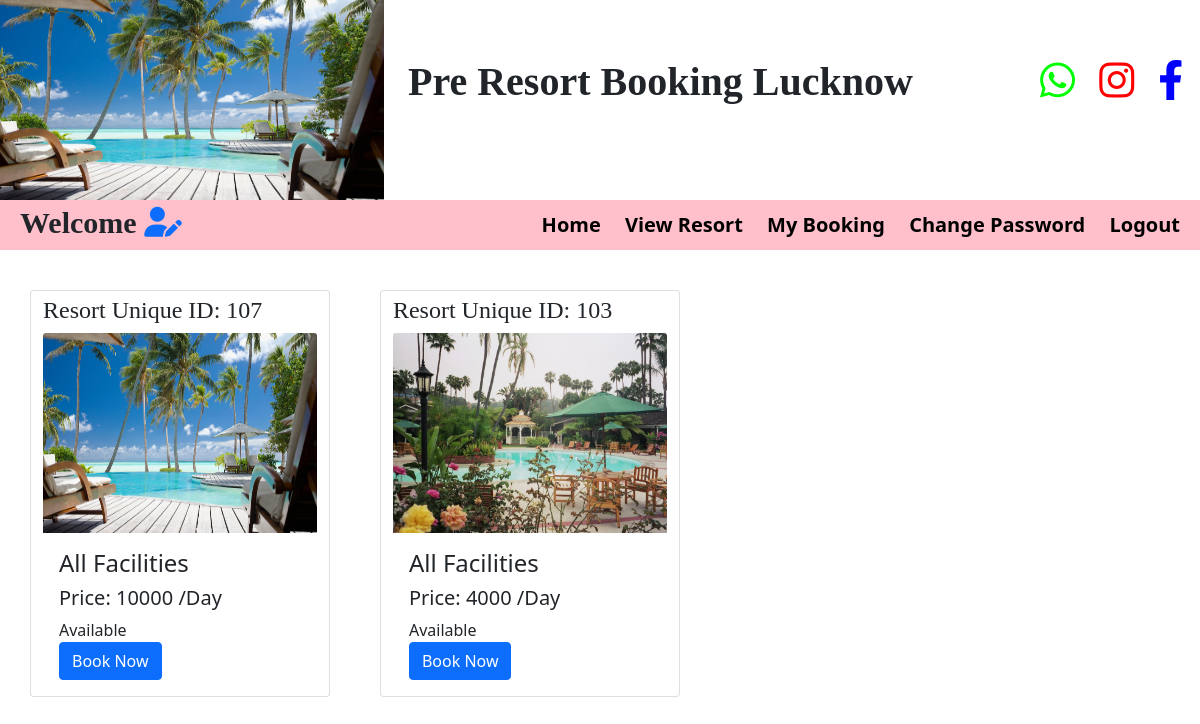
/view_room_user, run on the app's committed database.
### room/models.py (models this page shows)
class Room(models.Model):
    room_no=models.CharField(max_length=10,null=True)
    price=models.CharField(max_length=10,null=True)
    type=models.CharField(max_length=10,null=True)
    status=models.CharField(max_length=10,null=True)
    image=models.FileField(null=True)

### room/views.py (the view)
# urls.py: path('view_room_user',view_room_user,name='view_room_user'),
def view_room_user(request):
    data=Room.objects.all()
    d={'data':data}
    return render(request,'view_room_user.html',d)

### room/templates/view_room_user.html (shortened to what this page needs)
{% include 'user_navigation.html' %}
{% load static %}
{% block body %}
<div class="container mt-4">
    <div class="row">
    {% for i in data %}
    <div class="card float col-3 mt-3 mb-2 " style="width:300px">
        <h3><font face="mv boli" size="5">Resort Unique ID: {{i.room_no}}</font></h3>
        <img class="card-img-top" src="{{i.image.url}}" alt="Card image" height="200px">
        <div class="card-body">
          <h4 class="card-title">{{i.type}}</h4>
          <h5 class="card-title">Price: {{i.price}} /Day</h5>
            <div class="row">
                <div class="form-group col-md-6" >
                    <p class="card-text">{{i.status}}</p>
                </div>
            </div>
            {% if i.status == "Available" %}
          <a href="{% url 'book_room' i.id %}" class="btn btn-primary">Book Now</a>
            {% endif %}
        </div>
    </div>
{% endfor %}
    </div>
</div>
{% endblock %}

### room/templates/user_navigation.html (shortened to what this page needs)
<!DOCTYPE html>
<html>
<head>
<link rel="stylesheet" href="https://cdn.jsdelivr.net/npm/bootstrap@5.0.2/dist/css/bootstrap.min.css">
<link rel="stylesheet" href="https://cdnjs.cloudflare.com/ajax/libs/font-awesome/5.15.3/css/all.min.css" />
<link rel="stylesheet" href="https://cdnjs.cloudflare.com/ajax/libs/font-awesome/6.1.1/css/all.min.css" />
{% load static %}
</head>
<body>
<div class="row">
	<div class="col-4">
		<img class="pic" src="{% static 'images/ff1.jpg' %}">
	</div>
	<div class="col-6 aa">
		<label class="lab1">Pre Resort Booking Lucknow</label>
	</div>
	<div class="col-2">
		<a href="https://web.whatsapp.com/" target="_blank"><i class="fab fa-whatsapp itag" style="color:rgb(0,255,0);"></i></a>
		<a href="https://www.instagram.com/" target="_blank"><i class="fab fa-instagram itag" style="color:red;"></i></a>
		<a href="https://www.facebook.com/" target="_blank"><i class="fab fa-facebook-f itag" style="color: blue;"></i></a>
	</div>
</div>
<nav class="navi">
	<label class="lab2">Welcome <span style="color:green;"><a href="{% url 'edit_profile' %}" style="text-decoration:none;"><i class="fa-solid fa-user-pen"></i></a></span></label>
	<ul class="ull">
		<li class="lii"><a class="aaa" href="{% url 'user_home' %}">Home</a></li>
		<li class="lii"><a class="aaa" href="{% url 'view_room_user' %}">View Resort</a></li>
		<li class="lii"><a class="aaa" href="{% url 'user_booking' %}">My Booking</a></li>
		<li class="lii"><a class="aaa" href="{% url 'change_password_user' %}">Change Password</a></li>
		<li class="lii"><a class="aaa" href="{% url 'logout' %}">Logout</a></li>
	</ul>
</nav>
</body>
</html>

### room/templates/user_navigation.html (style rules this page uses)
.pic { height: 200px; width: 100%; }
.lab1 { font-size: 40px; font-weight: bold; font-family: calibery; margin-top: 52px; }
.itag { font-size: 40px; margin-top: 60px; padding-left: 20px; }
.navi { background:pink; height: 50px; }
.ull { float: right; }
.lii { display: inline-block; margin-top: 10px; }
.aaa { text-decoration: none; color: black; font-weight: bold; font-size: 20px; margin-right: 20px; }
.lab2 { font-size: 30px; font-weight: bold; font-family: calibery; margin-left: 20px; }

### data on the page
Room: room_no "107", image (picture), type "All Facilities", price "10000", status "Available", shows "Book Now"
Room: room_no "103", image (picture), type "All Facilities", price "4000", status "Available", shows "Book Now"
